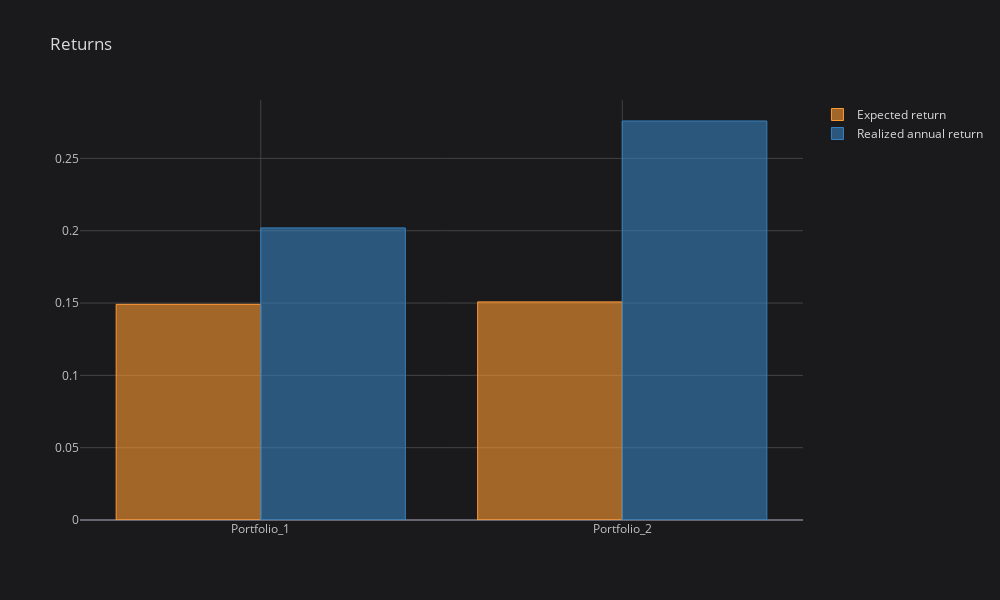

The code cell stored with this chart in its notebook:
### Code cell
column_dict = {'port_rets':'Expected return','port_vols':'Expected volatility'}
index_dict = {index: new for index, new in zip(selectedPortfolios.index,portfolio_stats.index)}

comparison_table = portfolio_stats.join(selectedPortfolios.rename(columns=column_dict,index=index_dict))
comparison_table[['Expected return', 'Realized annual return']].iplot(kind='bar',title='Returns')
comparison_table[['Expected volatility', 'Realized annual volatility']].iplot(kind='bar',title='Volatility')

### Figure 1 — Plotly figure (JSON) as saved in the notebook; plotly's stock layout.template omitted (floating-point values rounded to 4 significant figures)
{"data": [{"marker": {"color": "rgba(255, 153, 51, 0.6)", "line": {"color": "rgba(255, 153, 51, 1.0)", "width": 1}}, "name": "Expected return", "orientation": "v", "text": "", "type": "bar", "x": ["Portfolio_1", "Portfolio_2"], "y": [0.1491, 0.1508]}, {"marker": {"color": "rgba(55, 128, 191, 0.6)", "line": {"color": "rgba(55, 128, 191, 1.0)", "width": 1}}, "name": "Realized annual return", "orientation": "v", "text": "", "type": "bar", "x": ["Portfolio_1", "Portfolio_2"], "y": [0.2019, 0.2759]}], "layout": {"height": 600, "legend": {"bgcolor": "#1A1A1C", "font": {"color": "#D9D9D9"}}, "paper_bgcolor": "#1A1A1C", "plot_bgcolor": "#1A1A1C", "title": {"font": {"color": "#D9D9D9"}, "text": "Returns"}, "width": 1000, "xaxis": {"gridcolor": "#434343", "showgrid": true, "tickfont": {"color": "#C2C2C2"}, "title": {"font": {"color": "#D9D9D9"}, "text": ""}, "zerolinecolor": "#666570"}, "yaxis": {"gridcolor": "#434343", "showgrid": true, "tickfont": {"color": "#C2C2C2"}, "title": {"font": {"color": "#D9D9D9"}, "text": ""}, "zerolinecolor": "#666570"}}}
